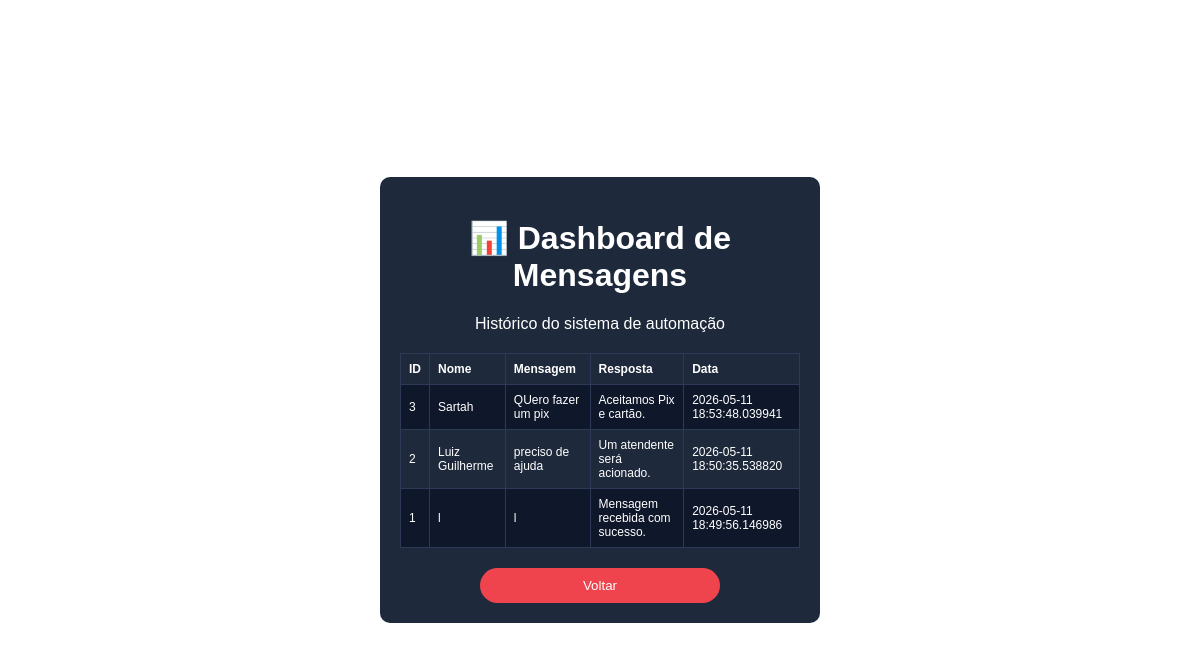
/admin (signed in), run on the app's committed database.
### tables this page shows
CREATE TABLE mensagens (
            id INTEGER PRIMARY KEY AUTOINCREMENT,
            nome TEXT,
            mensagem TEXT,
            resposta TEXT,
            data TEXT
        );

### app.py (the view)
@app.route("/admin")
def admin():
    if not session.get("logado"):
        return redirect("/login")
    conn = sqlite3.connect(DB)
    cursor = conn.cursor()
    cursor.execute("SELECT * FROM mensagens ORDER BY id DESC")
    dados = cursor.fetchall()
    conn.close()
    return render_template("admin.html", dados=dados)

### templates/admin.html (shortened to what this page needs)
<!DOCTYPE html>
<html lang="pt-br">
<head>
    <link rel="stylesheet" href="/static/style.css">
</head>
<body>
    <div class="container">
        <div class="card">
            <h1>📊 Dashboard de Mensagens</h1>
            <p class="sub">Histórico do sistema de automação</p>
            <table>
                <tr>
                    <th>ID</th>
                    <th>Nome</th>
                    <th>Mensagem</th>
                    <th>Resposta</th>
                    <th>Data</th>
                </tr>
                {% for linha in dados %}
                <tr>
                    <td>{{ linha[0] }}</td>
                    <td>{{ linha[1] }}</td>
                    <td>{{ linha[2] }}</td>
                    <td>{{ linha[3] }}</td>
                    <td>{{ linha[4] }}</td>
                </tr>
                {% endfor %}
            </table>
        </div>
        <button id="voltar_button" type="button" onclick="window.location.href='/'">Voltar</button>
    </div>
</body>
</html>

### static/style.css (style rules this page uses)
body { margin: 0; font-family: Arial; color: white; height: 100vh; display: flex; justify-content: center; align-items: center; }
.container { width: 400px; background: #1e293b; padding: 20px; border-radius: 10px; text-align: center; }
button { width: 100%; padding: 10px; background: #3b82f6; color: white; border: none; cursor: pointer; border-radius: 20px; transition: 0.2s; margin-top: 10px; }
#voltar_button { margin-top: 20px; background: #ef444d; width: 60%; }
table { width: 100%; margin-top: 20px; border-collapse: collapse; font-size: 12px; }
th, td { border: 1px solid #2d3a55; padding: 8px; text-align: left; }
th { background: #1e293b; color: #fff; }
tr:nth-child(even) { background: #0f172a; }

### data on the page
mensagens: id "3", nome "Sartah", mensagem "QUero fazer um pix", resposta "Aceitamos Pix e cartão.", data "2026-05-11 18:53:48.039941"
mensagens: id "2", nome "Luiz Guilherme", mensagem "preciso de ajuda", resposta "Um atendente será acionado.", data "2026-05-11 18:50:35.538820"
mensagens: id "1", nome "l", mensagem "l", resposta "Mensagem recebida com sucesso.", data "2026-05-11 18:49:56.146986"
